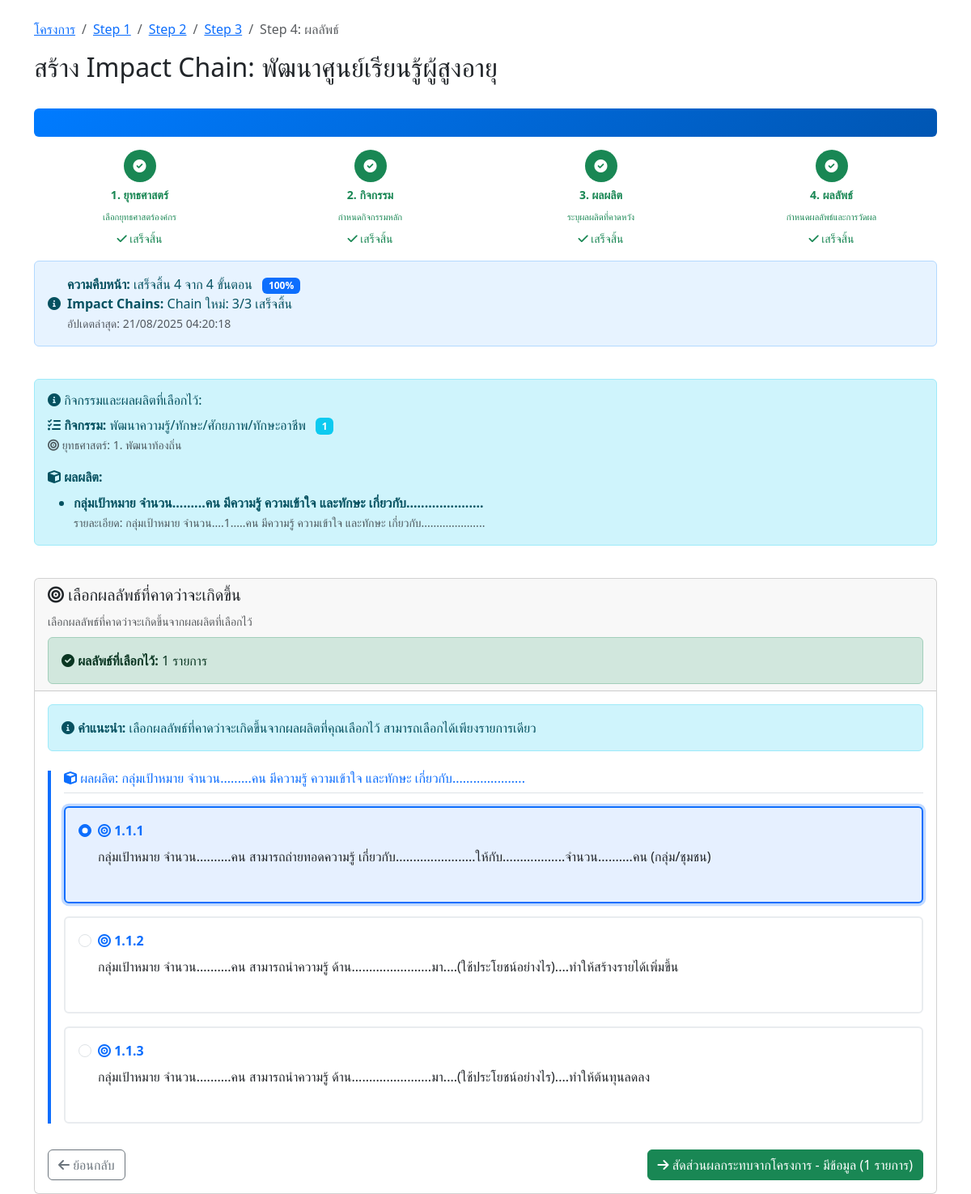
Screenshot of /impact-chain/step4-outcome.php?project_id=2 (signed in) with the database file from the repository.
### tables this page shows
CREATE TABLE `projects` (
  `id` int(11) NOT NULL,
  `project_code` varchar(50) NOT NULL COMMENT 'รหัสโครงการ',
  `name` varchar(500) NOT NULL COMMENT 'ชื่อโครงการ',
  `description` text DEFAULT NULL COMMENT 'รายละเอียดโครงการ',
  `objective` text DEFAULT NULL COMMENT 'วัตถุประสงค์โครงการ',
  `start_date` date DEFAULT NULL COMMENT 'วันที่เริ่มโครงการ',
  `end_date` date DEFAULT NULL COMMENT 'วันที่สิ้นสุดโครงการ',
  `budget` decimal(15,2) DEFAULT NULL COMMENT 'งบประมาณ',
  `organization` varchar(300) DEFAULT NULL COMMENT 'หน่วยงาน/องค์กร',
  `project_manager` varchar(200) DEFAULT NULL COMMENT 'ผู้จัดการโครงการ',
  `status` enum('incompleted','completed') DEFAULT 'incompleted' COMMENT 'สถานะโครงการ',
  `created_by` varchar(100) DEFAULT NULL COMMENT 'ผู้สร้าง',
  `created_at` timestamp NOT NULL DEFAULT current_timestamp(),
  `updated_at` timestamp NOT NULL DEFAULT current_timestamp() ON UPDATE current_timestamp(),
  `impact_chain_status` longtext DEFAULT NULL CHECK (json_valid(`impact_chain_status`)),
  `total_impact_chains` int(11) DEFAULT 0 COMMENT 'จำนวน Impact Chain ทั้งหมด',
  `current_chain_id` int(11) DEFAULT NULL COMMENT 'Impact Chain ที่กำลังทำอยู่'
);

CREATE TABLE `project_activities` (
  `id` int(11) NOT NULL,
  `project_id` int(11) NOT NULL COMMENT 'รหัสโครงการ',
  `activity_id` int(11) NOT NULL COMMENT 'รหัสกิจกรรม',
  `created_by` varchar(100) DEFAULT NULL COMMENT 'ผู้สร้าง',
  `created_at` timestamp NOT NULL DEFAULT current_timestamp(),
  `updated_at` timestamp NOT NULL DEFAULT current_timestamp() ON UPDATE current_timestamp()
);

CREATE TABLE `activities` (
  `activity_id` int(11) NOT NULL,
  `strategy_id` int(11) NOT NULL,
  `activity_code` varchar(20) NOT NULL,
  `activity_name` varchar(500) NOT NULL,
  `activity_description` text DEFAULT NULL
);

CREATE TABLE `strategies` (
  `strategy_id` int(11) NOT NULL,
  `strategy_code` varchar(50) NOT NULL,
  `strategy_name` varchar(255) NOT NULL,
  `description` text DEFAULT NULL,
  `created_at` timestamp NOT NULL DEFAULT current_timestamp()
);

CREATE TABLE `project_outputs` (
  `id` int(11) NOT NULL,
  `project_id` int(11) NOT NULL COMMENT 'รหัสโครงการ',
  `output_id` int(11) NOT NULL COMMENT 'รหัสผลผลิต',
  `output_details` text NOT NULL COMMENT 'รายละเอียดเพิ่มเติมของผลผลิต',
  `created_by` varchar(100) DEFAULT NULL COMMENT 'ผู้สร้าง',
  `created_at` timestamp NOT NULL DEFAULT current_timestamp(),
  `updated_at` timestamp NOT NULL DEFAULT current_timestamp() ON UPDATE current_timestamp()
);

CREATE TABLE `outputs` (
  `output_id` int(11) NOT NULL,
  `activity_id` int(11) NOT NULL,
  `output_sequence` varchar(10) DEFAULT NULL,
  `output_description` text NOT NULL,
  `target_details` text DEFAULT NULL
);

CREATE TABLE `outcomes` (
  `outcome_id` int(11) NOT NULL,
  `output_id` int(11) NOT NULL COMMENT 'รหัสผลผลิตที่เกี่ยวข้อง',
  `outcome_sequence` varchar(10) NOT NULL COMMENT 'ลำดับผลลัพธ์',
  `outcome_description` text NOT NULL COMMENT 'รายละเอียดผลลัพธ์',
  `created_at` timestamp NOT NULL DEFAULT current_timestamp(),
  `updated_at` timestamp NOT NULL DEFAULT current_timestamp() ON UPDATE current_timestamp()
);

### impact-chain/step4-outcome.php (the view, shortened to what the rows shown need)
<?php
require_once '../config.php';
$project_id = isset($_GET['project_id']) ? (int)$_GET['project_id'] : 0;
$chain_id = isset($_GET['chain_id']) ? (int)$_GET['chain_id'] : 0;
$is_legacy_system = true;
$user_id = $_SESSION['user_id'];
$check_query = "SELECT * FROM projects WHERE id = ? AND created_by = ?";
$check_stmt = mysqli_prepare($conn, $check_query);
mysqli_stmt_bind_param($check_stmt, 'ii', $project_id, $user_id);
mysqli_stmt_execute($check_stmt);
$project_result = mysqli_stmt_get_result($check_stmt);
$project = mysqli_fetch_assoc($project_result);
if (!$is_legacy_system && $chain_id > 0) {
    $activity_query = "SELECT ic.activity_id, a.activity_name, a.activity_code, a.activity_description, s.strategy_id, s.strategy_name
                       FROM impact_chains ic
                       JOIN activities a ON ic.activity_id = a.activity_id
                       JOIN strategies s ON a.strategy_id = s.strategy_id
                       WHERE ic.id = ?";
} else {
    $activity_query = "SELECT pa.activity_id, a.activity_name, a.activity_code, a.activity_description, s.strategy_id, s.strategy_name
                       FROM project_activities pa
                       JOIN activities a ON pa.activity_id = a.activity_id
                       JOIN strategies s ON a.strategy_id = s.strategy_id
                       WHERE pa.project_id = ?";
}
if (!$is_legacy_system && $chain_id > 0) {
    $activity_stmt = mysqli_prepare($conn, $activity_query);
    mysqli_stmt_bind_param($activity_stmt, 'i', $chain_id);
} else {
    $activity_query .= " ORDER BY pa.created_at DESC LIMIT 1";
    $activity_stmt = mysqli_prepare($conn, $activity_query);
    mysqli_stmt_bind_param($activity_stmt, 'i', $project_id);
}
mysqli_stmt_execute($activity_stmt);
$activity_result = mysqli_stmt_get_result($activity_stmt);
$selected_activity = mysqli_fetch_assoc($activity_result);
if (!$is_legacy_system && $chain_id > 0) {
    $outputs_query = "SELECT ico.output_id, o.output_description, o.output_sequence, ico.output_details, a.activity_name, s.strategy_name
                      FROM impact_chain_outputs ico
                      JOIN outputs o ON ico.output_id = o.output_id
                      JOIN activities a ON o.activity_id = a.activity_id
                      JOIN strategies s ON a.strategy_id = s.strategy_id
                      WHERE ico.impact_chain_id = ?";
    $outputs_stmt = mysqli_prepare($conn, $outputs_query);
    mysqli_stmt_bind_param($outputs_stmt, 'i', $chain_id);
} else {
    $outputs_query = "SELECT po.output_id, o.output_description, o.output_sequence, po.output_details, a.activity_name, s.strategy_name
                      FROM project_outputs po
                      JOIN outputs o ON po.output_id = o.output_id
                      JOIN activities a ON o.activity_id = a.activity_id
                      JOIN strategies s ON a.strategy_id = s.strategy_id
                      WHERE po.project_id = ?";
    $outputs_stmt = mysqli_prepare($conn, $outputs_query);
    mysqli_stmt_bind_param($outputs_stmt, 'i', $project_id);
}
mysqli_stmt_execute($outputs_stmt);
$outputs_result = mysqli_stmt_get_result($outputs_stmt);
$selected_outputs = mysqli_fetch_all($outputs_result, MYSQLI_ASSOC);
$output_ids = array_column($selected_outputs, 'output_id');
$outcomes = [];
if (!empty($output_ids)) {
    $placeholders = str_repeat('?,', count($output_ids) - 1) . '?';
    $outcomes_query = "SELECT oc.*, o.output_description, o.output_sequence, a.activity_name, s.strategy_name
                       FROM outcomes oc
                       JOIN outputs o ON oc.output_id = o.output_id
                       JOIN activities a ON o.activity_id = a.activity_id
                       JOIN strategies s ON a.strategy_id = s.strategy_id
                       WHERE oc.output_id IN ($placeholders)
                       ORDER BY o.output_sequence ASC, oc.outcome_sequence ASC";
    $outcomes_stmt = mysqli_prepare($conn, $outcomes_query);
    $types = str_repeat('i', count($output_ids));
    mysqli_stmt_bind_param($outcomes_stmt, $types, ...$output_ids);
    mysqli_stmt_execute($outcomes_stmt);
    $outcomes_result = mysqli_stmt_get_result($outcomes_stmt);
    $outcomes = mysqli_fetch_all($outcomes_result, MYSQLI_ASSOC);
}
$selected_outcomes = [];
if (!$is_legacy_system && $chain_id) {
    $selected_outcomes_query = "SELECT outcome_id, outcome_details FROM impact_chain_outcomes WHERE impact_chain_id = ?";
    $selected_stmt = mysqli_prepare($conn, $selected_outcomes_query);
    mysqli_stmt_bind_param($selected_stmt, 'i', $chain_id);
} else {
    $selected_outcomes_query = "SELECT outcome_id, outcome_details FROM project_outcomes WHERE project_id = ?";
    $selected_stmt = mysqli_prepare($conn, $selected_outcomes_query);
    mysqli_stmt_bind_param($selected_stmt, 'i', $project_id);
}
mysqli_stmt_execute($selected_stmt);
$selected_result = mysqli_stmt_get_result($selected_stmt);
while ($row = mysqli_fetch_assoc($selected_result)) {
    $selected_outcomes[] = $row['outcome_id'];
}
$outcomes_by_output = [];
foreach ($outcomes as $outcome) {
    $outcomes_by_output[$outcome['output_description']][] = $outcome;
}
?>
<!DOCTYPE html>
<html lang="th">
<head>
    <link href="https://cdn.jsdelivr.net/npm/bootstrap@5.3.0/dist/css/bootstrap.min.css" rel="stylesheet">
    <link href="https://cdnjs.cloudflare.com/ajax/libs/font-awesome/6.0.0/css/all.min.css" rel="stylesheet">
</head>
<body>
    <div class="container mt-4">
        <div class="row mb-4">
            <div class="col-12">
                <nav aria-label="breadcrumb">
                    <ol class="breadcrumb">
                    </ol>
                </nav>
                <h2>สร้าง Impact Chain: <?php echo htmlspecialchars($project['name']); ?></h2>
            </div>
        </div>
        <div class="row mb-4">
            <div class="col-12">
                <div class="alert alert-info">
                    <h6><i class="fas fa-info-circle"></i> กิจกรรมและผลผลิตที่เลือกไว้:</h6>
                    <div class="mb-3">
                        <strong><i class="fas fa-tasks"></i> กิจกรรม:</strong>
                        <?php if ($selected_activity): ?>
                            <?php echo htmlspecialchars($selected_activity['activity_name']); ?>
                            <span class="badge bg-info ms-2"><?php echo htmlspecialchars($selected_activity['activity_code']); ?></span>
                            <br><small class="text-muted">
                                <i class="fas fa-bullseye"></i> ยุทธศาสตร์: <?php echo $selected_activity['strategy_id']; ?>. <?php echo htmlspecialchars($selected_activity['strategy_name']); ?>
                            </small>
                        <?php else: ?>
                            <span class="text-danger">ไม่มีกิจกรรมที่เลือกไว้</span>
                        <?php endif; ?>
                    </div>
                    <div class="mb-0">
                        <strong><i class="fas fa-cube"></i> ผลผลิต:</strong>
                        <?php if (!empty($selected_outputs)): ?>
                            <ul class="mb-0 mt-2">
                                <?php foreach ($selected_outputs as $output): ?>
                                    <li>
                                        <strong><?php echo htmlspecialchars($output['output_description']); ?></strong>
                                        <?php if (!empty($output['output_details'])): ?>
                                            <br><small class="text-muted">รายละเอียด: <?php echo htmlspecialchars($output['output_details']); ?></small>
                                        <?php endif; ?>
                                    </li>
                                <?php endforeach; ?>
                            </ul>
                        <?php else: ?>
                            <span class="text-danger">ไม่มีผลผลิตที่เลือกไว้</span>
                        <?php endif; ?>
                    </div>
                </div>
            </div>
        </div>
        <div class="row">
            <div class="col-12">
                <div class="card">
                    <div class="card-body">
                        <?php if (empty($outcomes)): ?>
                            <div class="alert alert-warning">
                                <i class="fas fa-exclamation-triangle"></i>
                                <strong>ไม่พบผลลัพธ์ที่เกี่ยวข้อง</strong><br>
                                ไม่พบข้อมูลผลลัพธ์ที่เกี่ยวข้องกับผลผลิตที่เลือก:<br>
                                <?php foreach ($selected_outputs as $output): ?>
                                    <small class="text-muted">• <?php echo htmlspecialchars($output['output_description']); ?></small><br>
                                <?php endforeach; ?>
                            </div>
                            <div class="d-flex justify-content-between">
                                <a href="step3-output.php?project_id=<?php echo $project_id; ?><?php echo ($chain_id > 0 ? '&chain_id='.$chain_id : ''); ?>" class="btn btn-outline-secondary">
                                    <i class="fas fa-arrow-left"></i> ย้อนกลับ
                                </a>
                                <a href="summary.php?project_id=<?php echo $project_id; ?>" class="btn btn-outline-primary">
                                    ข้ามไปสรุป <i class="fas fa-arrow-right"></i>
                                </a>
                            </div>
                        <?php else: ?>
                            <form action="process-step4.php" method="POST" id="outcomeForm">
                                <?php foreach ($outcomes_by_output as $output_name => $output_outcomes): ?>
                                    <div class="outcome-group <?php echo !empty(array_intersect(array_column($output_outcomes, 'outcome_id'), $selected_outcomes)) ? 'has-selection' : ''; ?>">
                                        <h6 class="text-primary border-bottom pb-2 mb-3">
                                            <i class="fas fa-cube"></i> ผลผลิต: <?php echo htmlspecialchars($output_name); ?>
                                        </h6>
                                        <?php if (empty($output_outcomes)): ?>
                                            <div class="alert alert-light">
                                                <i class="fas fa-info-circle"></i> ไม่พบผลลัพธ์ที่เกี่ยวข้องกับผลผลิตนี้
                                            </div>
                                        <?php else: ?>
                                            <div class="mb-4">
                                                <?php foreach ($output_outcomes as $outcome): ?>
                                                    <div class="mb-3">
                                                        <div class="card outcome-card h-100 <?php echo in_array($outcome['outcome_id'], $selected_outcomes) ? 'selected' : ''; ?>">
                                                            <div class="card-body">
                                                                <div class="form-check">
                                                                    <input class="form-check-input" type="radio"
                                                                        name="selected_outcome" value="<?php echo $outcome['outcome_id']; ?>"
                                                                        id="outcome_<?php echo $outcome['outcome_id']; ?>"
                                                                        <?php echo in_array($outcome['outcome_id'], $selected_outcomes) ? 'checked' : ''; ?>>
                                                                    <label class="form-check-label w-100" for="outcome_<?php echo $outcome['outcome_id']; ?>">
                                                                        <div class="fw-bold text-primary mb-2">
                                                                            <i class="fas fa-bullseye"></i> <?php echo htmlspecialchars($outcome['outcome_sequence']); ?>
                                                                        </div>
                                                                        <div class="text-dark">
                                                                            <?php echo htmlspecialchars($outcome['outcome_description']); ?>
                                                                        </div>
                                                                    </label>
                                                                </div>
                                                            </div>
                                                        </div>
                                                    </div>
                                                <?php endforeach; ?>
                                            </div>
                                        <?php endif; ?>
                                    </div>
                                <?php endforeach; ?>
                            </form>
                        <?php endif; ?>
                    </div>
                </div>
            </div>
        </div>
    </div>
</body>
</html>

### rows the page displays
projects: name "พัฒนาศูนย์เรียนรู้ผู้สูงอายุ"
project_activities: activity.activity_name "พัฒนาความรู้/ทักษะ/ศักยภาพ/ทักษะอาชีพ", activity.activity_code "1", strategies.strategy_id "1", strategies.strategy_name "พัฒนาท้องถิ่น"
project_outputs: output.output_description "กลุ่มเป้าหมาย จำนวน.........คน มีความรู้ ความเข้าใจ และทักษะ เกี่ยวกับ.....................", output_details "กลุ่มเป้าหมาย จำนวน....1.....คน มีความรู้ ความเข้าใจ และทักษะ เกี่ยวกับ....................."
outcomes: outcome_id "☑ 1.1.1 กลุ่มเป้าหมาย จำนวน.....", outcome_sequence "1.1.1", outcome_description "กลุ่มเป้าหมาย จำนวน..........คน สามารถถ่ายทอดความรู้ เกี่ยวกับ.......................ให้กับ..................จำนวน..........คน (กลุ่ม/ชุมชน)"
outcomes: outcome_id "☐ 1.1.2 กลุ่มเป้าหมาย จำนวน.....", outcome_sequence "1.1.2", outcome_description "กลุ่มเป้าหมาย จำนวน..........คน สามารถนำความรู้ ด้าน.......................มา....(ใช้ประโยชน์อย่างไร)....ทำให้สร้างรายได้เพิ่มขึ้น"
outcomes: outcome_id "☐ 1.1.3 กลุ่มเป้าหมาย จำนวน.....", outcome_sequence "1.1.3", outcome_description "กลุ่มเป้าหมาย จำนวน..........คน สามารถนำความรู้ ด้าน.......................มา....(ใช้ประโยชน์อย่างไร)....ทำให้ต้นทุนลดลง"

### other values shown
$steps[$i]['name'] "ยุทธศาสตร์"
$steps[$i]['description'] "เลือกยุทธศาสตร์องค์กร"
$steps[$i]['name'] "กิจกรรม"
$steps[$i]['description'] "กำหนดกิจกรรมหลัก"
$steps[$i]['name'] "ผลผลิต"
$steps[$i]['description'] "ระบุผลผลิตที่คาดหวัง"
$steps[$i]['name'] "ผลลัพธ์"
$steps[$i]['description'] "กำหนดผลลัพธ์และการวัดผล"
$completed_count "4"
$progress_percentage "100"
$multi_status['multiple_chains']['completed_chains'] "3"
$multi_status['multiple_chains']['total_chains'] "3"
date('d/m/Y H:i:s', strtotime($status['last_updated'])) "21/08/2025 04:20:18"
count($selected_outcomes) "1"
$output_name "กลุ่มเป้าหมาย จำนวน.........คน มีความรู้ ความเข้าใจ และทักษะ เกี่ยวกับ....................."
